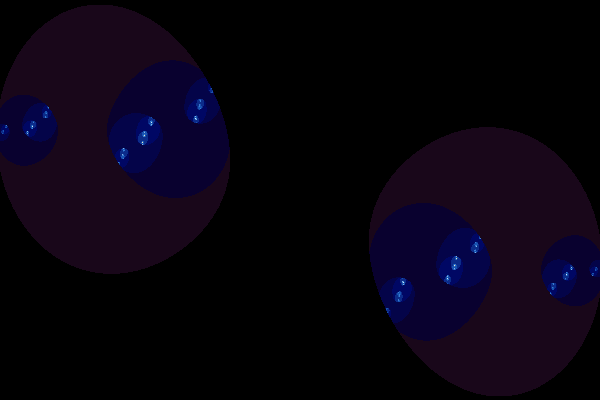
Frame 1 (no input)
Frame 60 (the mouse pressed at the canvas centre just before this capture): identical to frame 1, image omitted
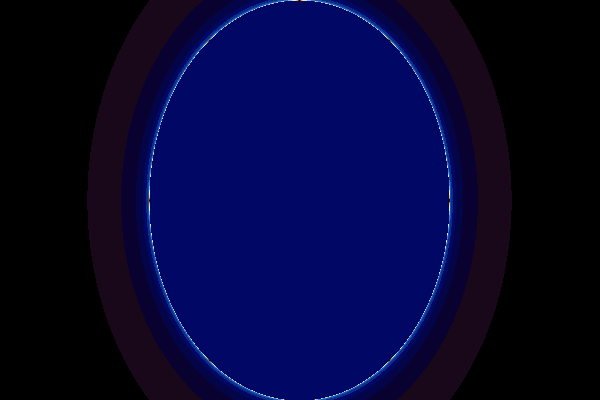
Frame 120 (the mouse held since frame 60 and released just before this capture)

The Processing sketch that drew these frames (run headless with seeded random() and noise(); from frame 60 on, the mouse is pressed at the canvas centre):

// Processing sketch: C22_JuliaSet
// ── C22_JuliaSet.pde
float cre, cim;

int iter = 100;
int[][] pts;
int[] gradient;



void setup() {
  size(600, 400);
  pts = new int[width+1][height+1];
  setGradient();
  calc();
}


void draw() {
  cre = map(mouseX, 0, width, -2, 2);
  cim = map(mouseY, 0, height, 1, -1);
  calc();
  
  noStroke();  
  for (float x = -2; x < 2; x += 4.0/width) {
    for (float y = -1; y < 1; y += 2.0/height) {
      int i;
      float re = x, im = y;
      for (i = 0; i < iter; i++) {
        float nre = re*re - im*im + cre; 
        float nim = 2 * re * im + cim;
        re = nre;
        im = nim;
        if (re*re + im*im > 4) break;
      }

      int scx = floor(map(x, -2, 2, 0, width));
      int scy = floor(map(y, -1, 1, height, 0));

      int rgb = gradient[i % gradient.length];
      int r = (rgb >> 16) & 0xFF, g = (rgb >> 8) & 0xFF, b = rgb & 0xFF;
      fill(r, g, b);
      rect(scx, scy, 1, 1);
    }
  }
}




void calc() {

}





void setGradient() {
  gradient = new int[16];
  gradient[0] = toInt(0, 0, 0);
  gradient[1] = toInt(25, 7, 26);
  gradient[2] = toInt(9, 1, 47);
  gradient[3] = toInt(4, 4, 73);
  gradient[4] = toInt(0, 7, 100);
  gradient[5] = toInt(12, 44, 138);
  gradient[6] = toInt(24, 82, 177);
  gradient[7] = toInt(57, 125, 209);
  gradient[8] = toInt(134, 181, 229);
  gradient[9] = toInt(211, 236, 248);
  gradient[10] = toInt(241, 233, 191);
  gradient[11] = toInt(248, 201, 95);
  gradient[12] = toInt(255, 170, 0);
  gradient[13] = toInt(204, 128, 0);
  gradient[14] = toInt(153, 87, 0);
  gradient[15] = toInt(106, 52, 3);
}


int toInt(int r, int g, int b) {
  return (r<<16) | (g<<8) | b;
}
